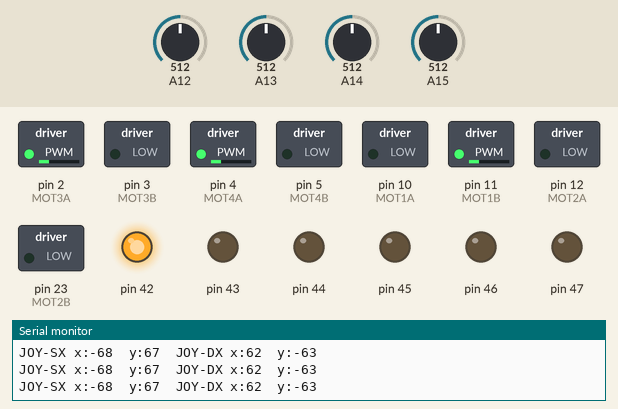
Bench run of a sketch on a simulated Arduino Mega 2560, built with avr-gcc and run on an emulated ATmega2560. Parts: switched loads named in the sketch (green lamp = pin HIGH), output pins drawn as LEDs (lit = HIGH), the last lines printed to the serial monitor. The inputs (shaded band) are chosen by the test bench; at power-on: A12 = 512, A13 = 512, A15 = 512, A14 = 512. Storage starts empty.

Above: at 1.2 s.
1.3 s: A12 set to 584
At 1.8 s:
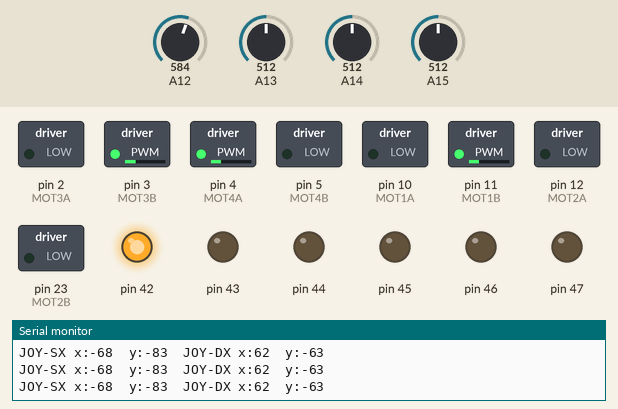
2.8 s: A12 set to 609
At 4.2 s:
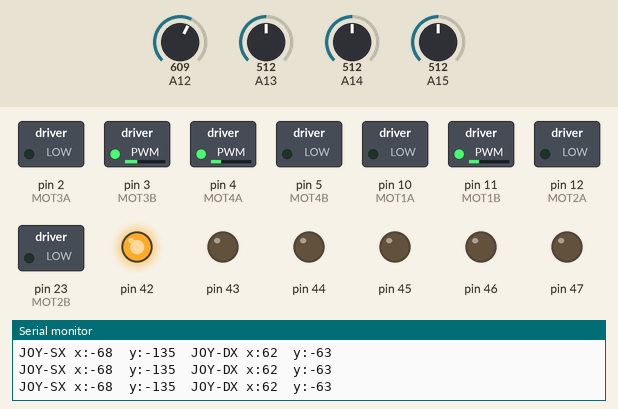
5.8 s: A13 set to 483
At 6.6 s:
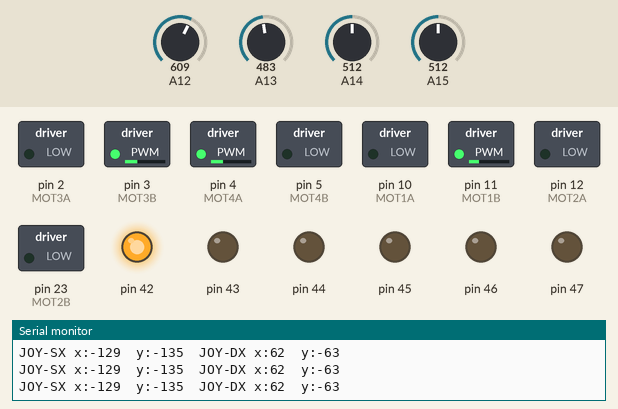
7.3 s: A15 set to 482
At 7.6 s:
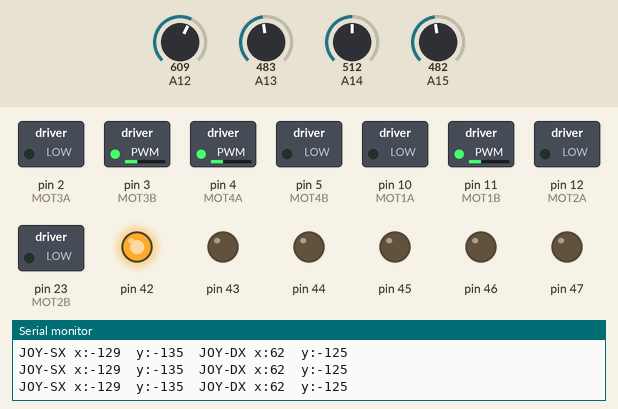
8.8 s: A14 set to 716
At 10.0 s:
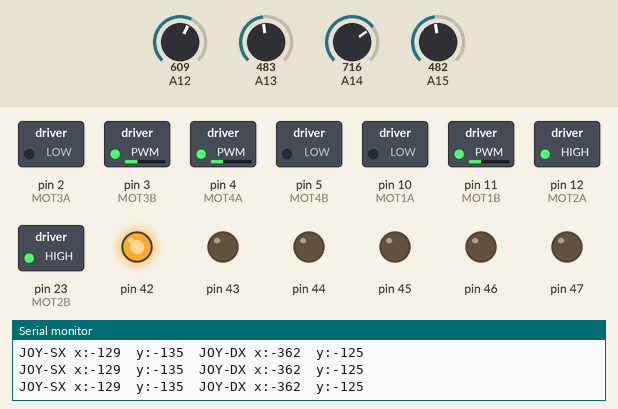
10.3 s: A13 set to 510
At 11.6 s:
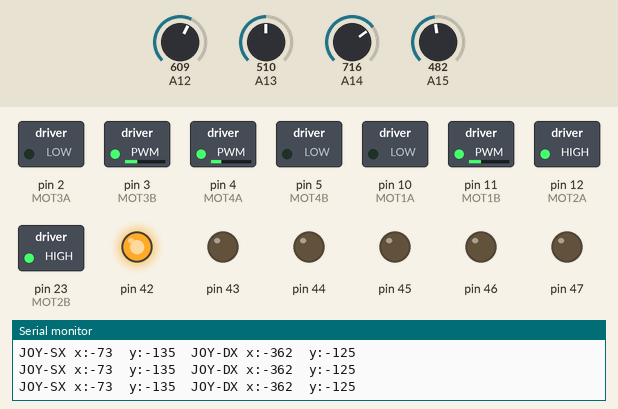
Timing chart, 0 to 12.8 s (numbered marks = the images above; inputs shaded):
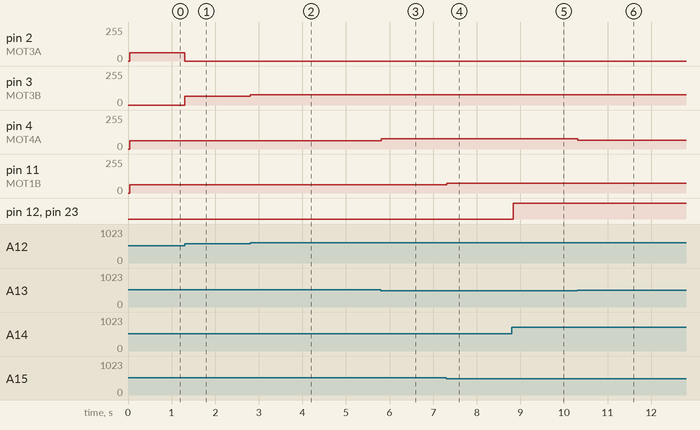

The sketch:

collaudo_p1000.ino
```cpp
/*
  Collaudo del Robot P1000.

  Questo programma serve a collaudare tutte le funzionalità
  del robot P1000, una alla volta:

  * collaudo della SD-Card e DAC (sdcard.ino)

  https://youtube.com/live/nMA3yiVMv60
  https://youtube.com/live/GfSpqhEhOXs

  Bologna, 09 febbraio 2023
*/

void setup() {

  // SERIALE DI SERVIZIO PER DEBUG
  Serial.begin(9600);

  while (!Serial) {
    /* wait for serial port to connect. Needed for native USB port only */
    /* do nothing */;
  }

  setup_motori();
  setup_joystick();

  setup_sdcard();

  //play_something( "audio/track001.raw" );
  //play_something( "audio/track002.raw" );

}

void loop() {
  char s[100];
  sprintf(s, "JOY-SX x:%d\ty:%d\tJOY-DX x:%d\ty:%d"
           , getJoystickSxX()
           , getJoystickSxY()
           , getJoystickDxX()
           , getJoystickDxY() );


  Serial.println(s);

  setSpeedMotoreDxRotazione( getJoystickDxX() );
  setSpeedMotoreSxRotazione( getJoystickSxX() );

  setSpeedMotoreDxPresa( getJoystickDxY() );
  setSpeedMotoreSxPresa( getJoystickSxY() );

}
```

joystick.ino
```cpp
/*
 * Gestione dei due Joystick analogici collegati su :
 *    Joystick di Sinistra              Joystick di destra
 *    VRx  A13 66=sx;1023=dx            VRx   A14 1023=sx;61=dx
 *    VRy  A12 66=av;1023=dietro        VRy   A15 1023=av;61=indietro
 *    Sw   A6  0=OFF; 1023=ON           Sw    A7  0=OFF; 1023=ON
 *
 */

void setup_joystick() {
  /* do nothing */
}

int getJoystickSxX() {
  return constrain(map( analogRead(A13), 66, 1023, -1000, 1000) , -1000, 1000);
}

int getJoystickSxY() {
  return constrain(map( analogRead(A12), 1023, 66, -1000, 1000) , -1000, 1000);
}

int getJoystickDxX() {
  return constrain(map( analogRead(A14), 1023, 61, -1000, 1000) , -1000, 1000);
}

int getJoystickDxY() {
  return constrain(map( analogRead(A15), 61, 1023, -1000, 1000) , -1000, 1000);
}

bool joystickSxPressed() {
  return (analogRead( A6 ) > 500);
}

bool joystickDxPressed() {
  return (analogRead( A7 ) > 500);
}
```

motori.ino
```cpp
/*
 * I motori del robot P1000 sono i seguenti:
 *
 *  * MOT1 ( mano DX 1 ) 10-11
 *  * MOT2 ( mano DX 2 ) 12-23(in origine era 13)
 *  * MOT3 ( mano SX 1 )  2-3
 *  * MOT4 ( mano SX 2 )  4-5
 *
 */

// MOTORI MANO DX
#define MOT1A 10
#define MOT1B 11
#define MOT2A 12
#define MOT2B 23    // in origine era 13

// MOTORI MANO SX
#define MOT3A 2
#define MOT3B 3
#define MOT4A 4
#define MOT4B 5

void setup_motori() {

  Serial.println("Setup motori");
  pinMode ( MOT1A, OUTPUT ); digitalWrite( MOT1A, LOW );
  pinMode ( MOT1B, OUTPUT ); digitalWrite( MOT1B, LOW );
  pinMode ( MOT2A, OUTPUT ); digitalWrite( MOT2A, LOW );
  pinMode ( MOT2B, OUTPUT ); digitalWrite( MOT2B, LOW );
  pinMode ( MOT3A, OUTPUT ); digitalWrite( MOT3A, LOW );
  pinMode ( MOT3B, OUTPUT ); digitalWrite( MOT3B, LOW );
  pinMode ( MOT4A, OUTPUT ); digitalWrite( MOT4A, LOW );
  pinMode ( MOT4B, OUTPUT ); digitalWrite( MOT4B, LOW );

}

/* il range di velocità va da -1000 a +1000 */
void setSpeedMotoreDxPresa( int speed1000 ) {

  if (speed1000 > 50) {
    analogWrite( MOT1A, map(speed1000, 0, 1000, 50, 255));
    analogWrite( MOT1B, 0 );
  }
  else if (speed1000 < -50) {
    analogWrite( MOT1A, 0 );
    analogWrite( MOT1B, map(speed1000, 0, -1000, 50, 255));
  }
  else {
    analogWrite( MOT1A, 0 );
    analogWrite( MOT1B, 0 );
  }
}

/* il range di velocità va da -1000 a +1000          */
/* valori positivi devono far girare in senso orario */
/* guardando la faccia del cubo                      */
void setSpeedMotoreDxRotazione( int speed1000 ) {
  // commentare la definizione sbagliata

  //const int m1=MOT2A, m2=MOT2B;
  const int m1=MOT2B, m2=MOT2A;

  if (speed1000 > 50) {
    analogWrite( m1, map(speed1000, 0, 1000, 50, 255) );
    digitalWrite( m2, 0 ); /* analogWrite( m2, 0 ); su pin 23 non c'è PWM */
  }
  else if (speed1000 < -50) {
    analogWrite( m1, 255 - map(speed1000, 0, -1000, 50, 255) ); /* analogWrite( m1, 0 );   su pin 23 non c'è PWM */
    digitalWrite( m2, 1 ); /* analogWrite( m2, map(speed1000, 0, -1000, 50, 255));  su pin 23 non c'è PWM */
  }
  else {
    analogWrite( m1, 0 );
    digitalWrite( m2, 0 ); /* analogWrite( m2, 0 );  su pin 23 non c'è PWM */
  }
}

/* il range di velocità va da -1000 a +1000 */
void setSpeedMotoreSxPresa( int speed1000 ) {

  if (speed1000 > 50) {
    analogWrite( MOT3A, map(speed1000, 0, 1000, 50, 255));
    analogWrite( MOT3B, 0 );
  }
  else if (speed1000 < -50) {
    analogWrite( MOT3A, 0 );
    analogWrite( MOT3B, map(speed1000, 0, -1000, 50, 255));
  }
  else {
    analogWrite( MOT3A, 0 );
    analogWrite( MOT3B, 0 );
  }
}

/* il range di velocità va da -1000 a +1000          */
/* valori positivi devono far girare in senso orario */
/* guardando la faccia del cubo                      */
void setSpeedMotoreSxRotazione( int speed1000 ) {
  // commentare la definizione sbagliata

  //const int m1=MOT4A, m2=MOT4B;
  const int m1=MOT4B, m2=MOT4A;

  if (speed1000 > 50) {
    analogWrite( m1, map(speed1000, 0, 1000, 50, 255));
    analogWrite( m2, 0 );
  }
  else if (speed1000 < -50) {
    analogWrite( m1, 0 );
    analogWrite( m2, map(speed1000, 0, -1000, 50, 255));
  }
  else {
    analogWrite( m1, 0 );
    analogWrite( m2, 0 );
  }
}
```

sdcard.ino
```cpp
/*
 * SD-Card collegata tramite SPI ai seguenti pin:
 *   ** MOSI - pin 11 (UNO) / 51 (MEGA)
 *   ** MISO - pin 12 (UNO) / 50 (MEGA)
 *   ** CLK -  pin 13 (UNO) / 52 (MEGA)
 *   ** CS -   pin 10 (UNO) / 53 (MEGA)  [(for MKRZero SD: SDCARD_SS_PIN)]
 *
 *  DAC 8 bit per output audio su       pin     42..49
 *  che corrispondono rispettivamente a PORTL (MSb..LSb)
 *
 *  Temporizzato da TIMER 5 che produce un interrupt ogni 125uS
 *  che corrisponde a una frequenza di 8kHz
 *
 * Appunti:
 * ** https://www.arduino.cc/en/Hacking/PinMapping2560
 * ** https://www.arduino.cc/en/reference/SPI
 * ** https://www.arduino.cc/en/reference/SD
 *
 * Bologna, 09 febbraio 2023
 */
#include <SPI.h>
#include <SD.h>

#define  CSPIN                53    /* per Arduino Mega il default è 53 */

#define SIZE_CIRCULAR_BUFFER 64
#define MASK_CIRCULAR_BUFFER 0x3F

volatile unsigned char circular_buffer[ SIZE_CIRCULAR_BUFFER ];
volatile unsigned char circular_buffer_head, circular_buffer_tail, circular_buffer_len;

void play_something(char * nomefile);


void setup_sdcard() {

  Serial.println("Initializing SD card...");

  // see if the card is present and can be initialized:
  if (!SD.begin(CSPIN)) {
    Serial.println("Card failed, or not present");
    while ( true );
  }

  Serial.println("SD-Card initialized.");

  /* inizializzazione buffer circolare */
  circular_buffer_head = 0;
  circular_buffer_tail = 0;
  circular_buffer_len  = 0;

  /* impostazione Timer 5 (originariamente Timer 3) per dare
   * un interrupt a 8ksps : ogni 125 uSec
   * Quarzo = 16MHz; 62,5 nSec ---> 2000 impulsi ogni 125 uSec
   */
  cli();
  TCCR5A = 0x00;
  // prescaler
  TCCR5B = 0x01;    /* modalità Clear Timer on Compare Match e senza prescaler */
  // conteggio da raggiungere
  OCR5A = (2000 - 1);
  // attivo CTC Mode
  TCCR5B |= 0x08;
  // abilita interrupt on match counter
  TIMSK5 = 0x02;
  sei();

  /* PORT-L PINS per DAC */
  pinMode(42, OUTPUT); /* PORT - L7 - Most Significant bit */
  pinMode(43, OUTPUT);
  pinMode(44, OUTPUT);
  pinMode(45, OUTPUT);
  pinMode(46, OUTPUT);
  pinMode(47, OUTPUT);
  pinMode(48, OUTPUT);
  pinMode(49, OUTPUT); /* PORT - L0 - Least Significant bit*/
  PORTL = 128;

}


void play_something( const char * nomefile )
{
  // Apre il file su SD-Card di nome "nomefile"
  // e lo suona su PORT-L (DAC 8 bit)

  File dataFile = SD.open( nomefile );

  int c;

  if (dataFile) {
    // se il file esiste ed è riuscito ad aprirlo

    while (dataFile.available()) {

      while (circular_buffer_len >= (SIZE_CIRCULAR_BUFFER - 1)) /* do nothing */;

      c = dataFile.read();

      // Debug: Serial.println( c );

      circular_buffer[ circular_buffer_head ] = c;
      circular_buffer_head = (circular_buffer_head + 1) & MASK_CIRCULAR_BUFFER;
      circular_buffer_len ++;

    }

    // chiude il file quando ha finito di leggerlo
    dataFile.close();
  }
  else {

    // se non riesce ad aprire il file "nomefile"
    Serial.print("error opening : ");
    Serial.println( nomefile );

  }
}

/* TIMER 5 COMPARE MATCH INTERRUPT */
ISR(TIMER5_COMPA_vect) {

   if (circular_buffer_len > 0)
   {
      PORTL = circular_buffer[ circular_buffer_tail ];

      circular_buffer_tail = (circular_buffer_tail + 1) & MASK_CIRCULAR_BUFFER;
      circular_buffer_len --;
   }

}
```

Measured:
- after the input at 1.3 s, pin 2 (MOT3A): 63/255 → 0/255 at once; pin 3 (MOT3B): 0/255 → 67/255 at once
- after the input at 2.8 s, pin 3 (MOT3B): 67/255 → 77/255 at once
- after the input at 5.8 s, pin 4 (MOT4A): 63/255 → 76/255 at once
- after the input at 7.3 s, pin 11 (MOT1B): 62/255 → 75/255 at once
- after the input at 8.8 s, pin 12 (MOT2A), pin 23 (MOT2B): LOW → HIGH at once
- after the input at 10.3 s, pin 4 (MOT4A): 76/255 → 64/255 at once
